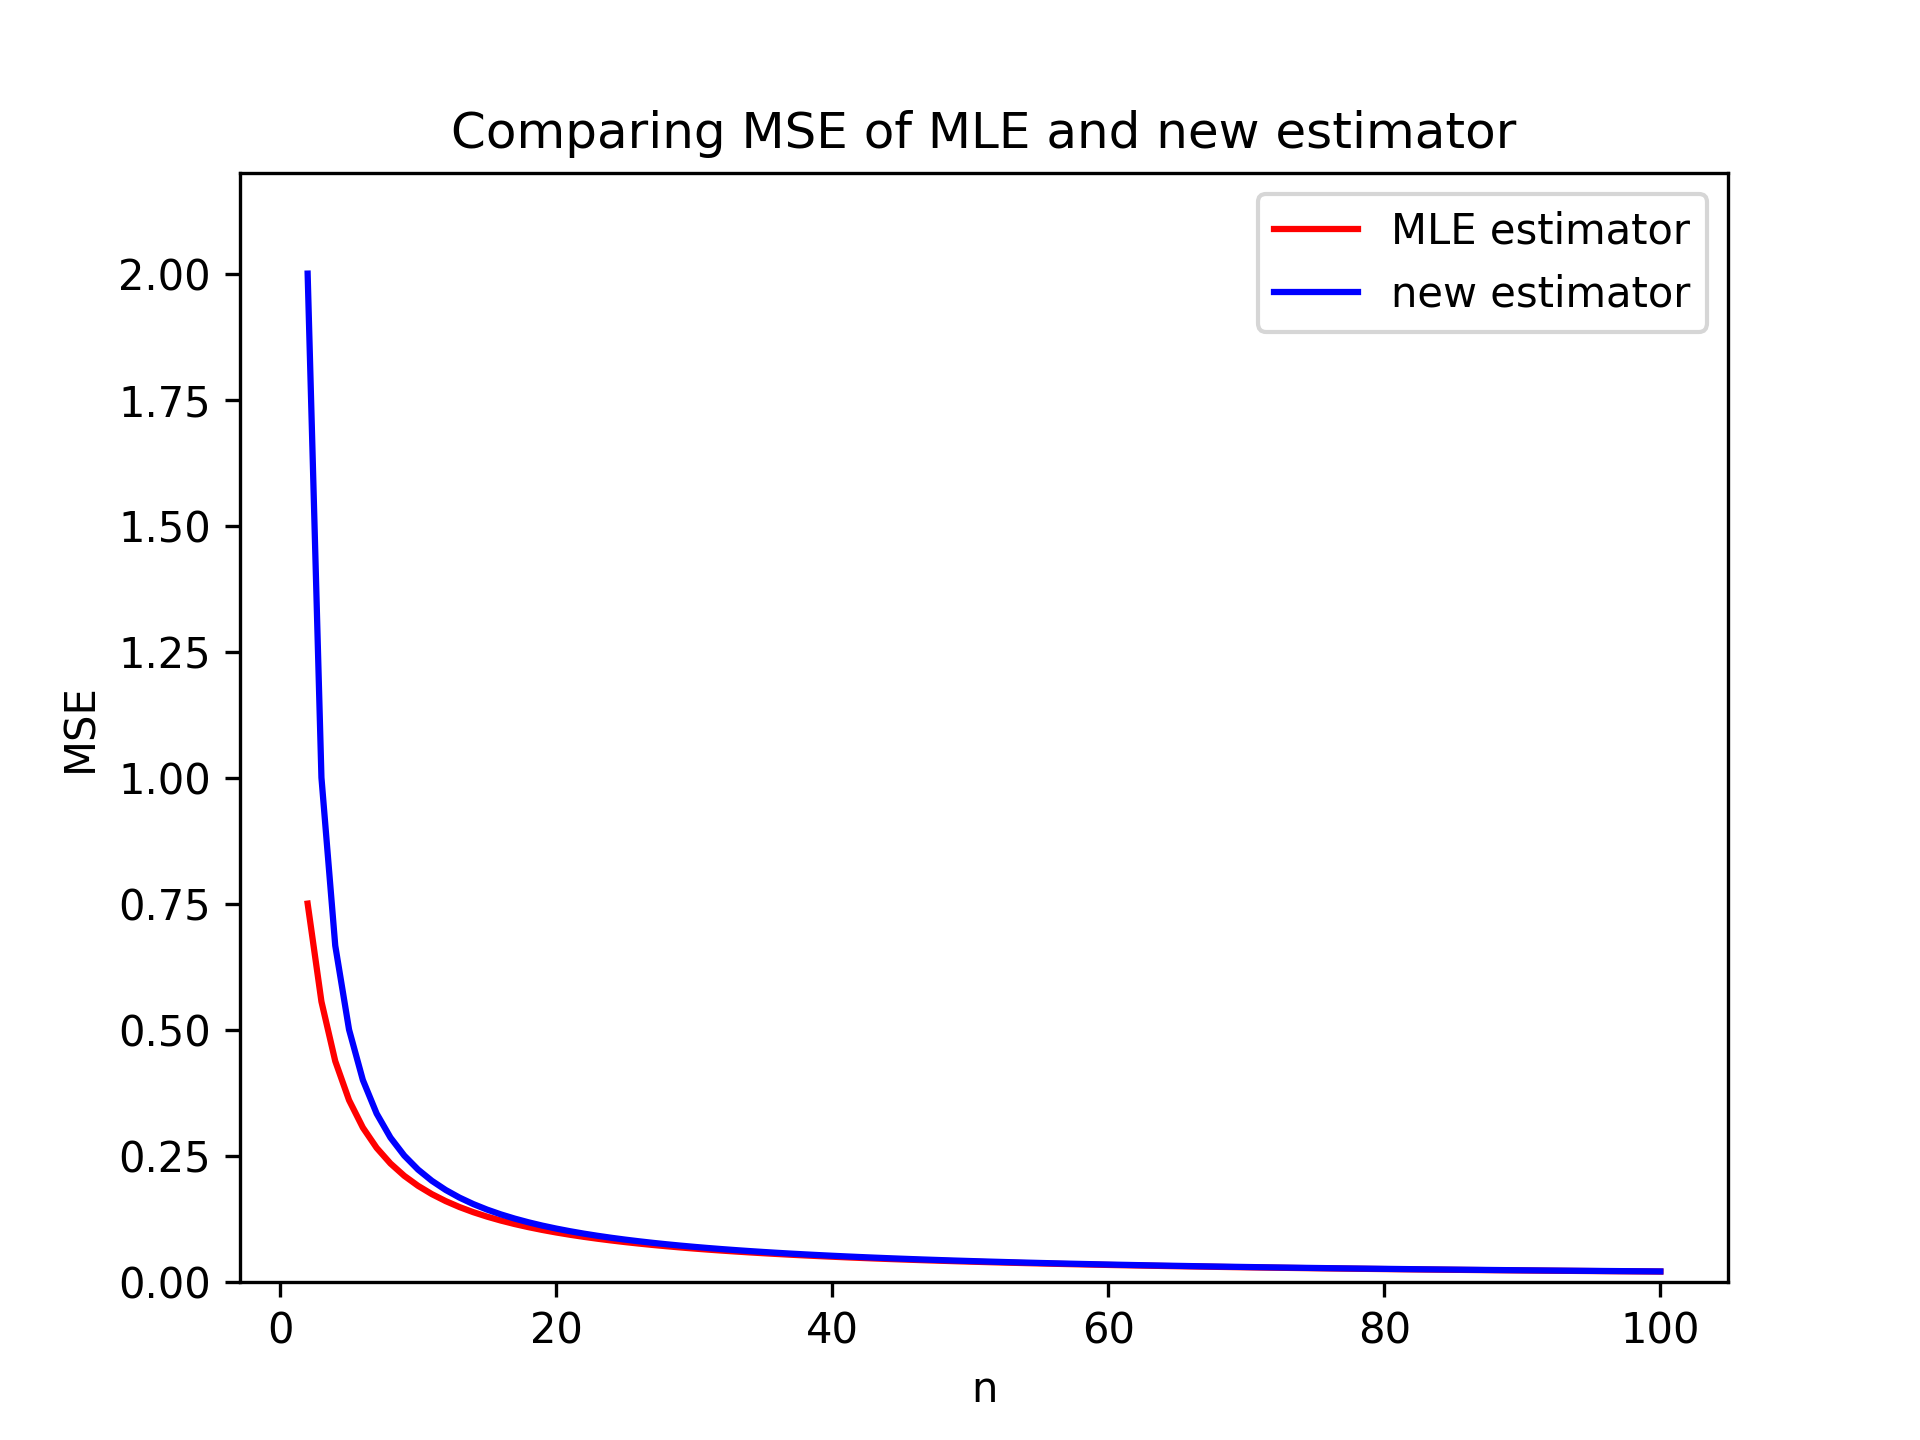

The Python source for this figure:
import numpy as np
import matplotlib.pyplot as plt

SD = 1

def MLE_estimator_MSE(n):
    return (2*SD**4/n) - (SD**4/n**2)

def new_estimator_MSE(n):
    return (2*SD**4) / (n-1)

MLE_estimator_MSE = np.vectorize(MLE_estimator_MSE)
new_estimator_MSE = np.vectorize(new_estimator_MSE)

xrange = np.arange(2, 101, dtype=np.longdouble)

plt.plot(xrange, MLE_estimator_MSE(xrange), color='red', label='MLE estimator')
plt.plot(xrange, new_estimator_MSE(xrange), color='blue', label='new estimator')

plt.title('Comparing MSE of MLE and new estimator')
plt.legend(loc='upper right')
plt.xlabel('n')
plt.ylabel('MSE')
plt.ylim(0, 2.2)

plt.savefig("3c.png", dpi=300)  
plt.show()
